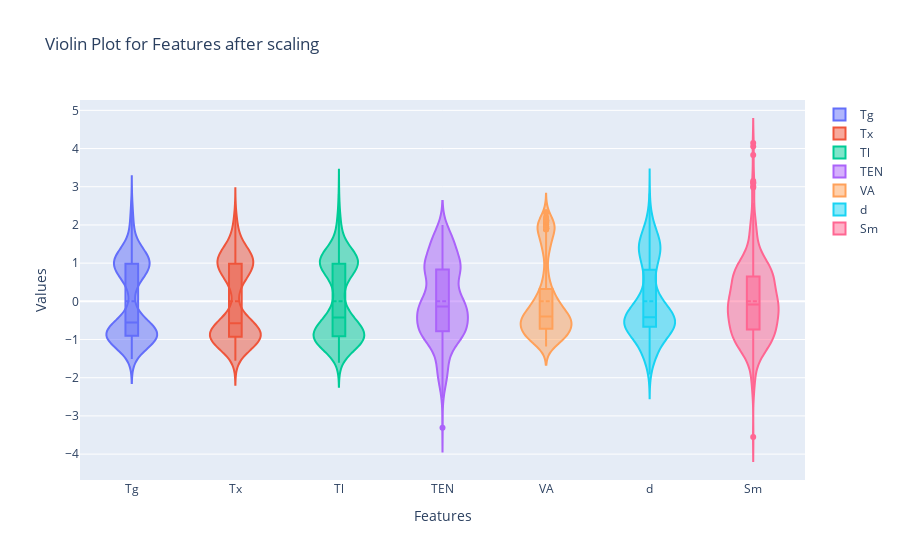

Write notebook code for a chart like this one.
### Code cell
import plotly.graph_objects as go

# Create a list to store traces for each feature
traces = []

# Assuming 'features' is a list containing the names of your features
for feature in features:
    # Add a violin trace for the current feature
    trace = go.Violin(y=scaled_df[feature], name=feature, box_visible=True, meanline_visible=True)
    traces.append(trace)

# Create the figure
fig = go.Figure(data=traces)

# Customize layout
fig.update_layout(
    title='Violin Plot for Features after scaling',
    xaxis=dict(title='Features'),
    yaxis=dict(title='Values')
)

# Show the plot
fig.show()

### Figure 1 — Plotly figure (JSON) as saved in the notebook; plotly's stock layout.template omitted (floating-point values rounded to 4 significant figures; data arrays with more than 128 entries replaced by an {"elided": "..."} marker saying what was removed)
{"data": [{"box": {"visible": true}, "meanline": {"visible": true}, "name": "Tg", "type": "violin", "y": {"elided": "441 float values"}}, {"box": {"visible": true}, "meanline": {"visible": true}, "name": "Tx", "type": "violin", "y": {"elided": "441 float values"}}, {"box": {"visible": true}, "meanline": {"visible": true}, "name": "Tl", "type": "violin", "y": {"elided": "441 float values"}}, {"box": {"visible": true}, "meanline": {"visible": true}, "name": "TEN", "type": "violin", "y": {"elided": "441 float values"}}, {"box": {"visible": true}, "meanline": {"visible": true}, "name": "VA", "type": "violin", "y": {"elided": "441 float values"}}, {"box": {"visible": true}, "meanline": {"visible": true}, "name": "d", "type": "violin", "y": {"elided": "441 float values"}}, {"box": {"visible": true}, "meanline": {"visible": true}, "name": "Sm", "type": "violin", "y": {"elided": "441 float values"}}], "layout": {"title": {"text": "Violin Plot for Features after scaling"}, "xaxis": {"title": {"text": "Features"}}, "yaxis": {"title": {"text": "Values"}}}}
